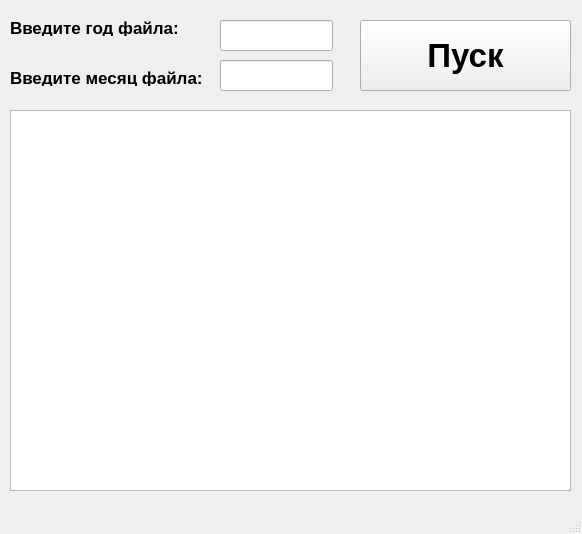
<?xml version="1.0" encoding="UTF-8"?>
<ui version="4.0">
 <class>MainWindow</class>
 <widget class="QMainWindow" name="MainWindow">
  <property name="geometry">
   <rect>
    <x>0</x>
    <y>0</y>
    <width>582</width>
    <height>534</height>
   </rect>
  </property>
  <property name="windowTitle">
   <string>MainWindow</string>
  </property>
  <widget class="QWidget" name="centralwidget">
   <widget class="QPushButton" name="pushButton">
    <property name="geometry">
     <rect>
      <x>360</x>
      <y>20</y>
      <width>211</width>
      <height>71</height>
     </rect>
    </property>
    <property name="font">
     <font>
      <pointsize>25</pointsize>
      <weight>75</weight>
      <bold>true</bold>
      <underline>false</underline>
     </font>
    </property>
    <property name="text">
     <string>Пуск</string>
    </property>
   </widget>
   <widget class="QTextEdit" name="textEdit">
    <property name="geometry">
     <rect>
      <x>10</x>
      <y>110</y>
      <width>561</width>
      <height>381</height>
     </rect>
    </property>
   </widget>
   <widget class="QLabel" name="label">
    <property name="geometry">
     <rect>
      <x>10</x>
      <y>20</y>
      <width>180</width>
      <height>16</height>
     </rect>
    </property>
    <property name="font">
     <font>
      <pointsize>13</pointsize>
      <weight>75</weight>
      <bold>true</bold>
     </font>
    </property>
    <property name="text">
     <string>Введите год файла: </string>
    </property>
   </widget>
   <widget class="QLabel" name="label_2">
    <property name="geometry">
     <rect>
      <x>10</x>
      <y>70</y>
      <width>201</width>
      <height>16</height>
     </rect>
    </property>
    <property name="font">
     <font>
      <pointsize>13</pointsize>
      <weight>75</weight>
      <bold>true</bold>
     </font>
    </property>
    <property name="text">
     <string>Введите месяц файла: </string>
    </property>
   </widget>
   <widget class="QLineEdit" name="lineEdit">
    <property name="geometry">
     <rect>
      <x>220</x>
      <y>20</y>
      <width>113</width>
      <height>31</height>
     </rect>
    </property>
   </widget>
   <widget class="QLineEdit" name="lineEdit_2">
    <property name="geometry">
     <rect>
      <x>220</x>
      <y>60</y>
      <width>113</width>
      <height>31</height>
     </rect>
    </property>
   </widget>
  </widget>
  <widget class="QMenuBar" name="menubar">
   <property name="geometry">
    <rect>
     <x>0</x>
     <y>0</y>
     <width>582</width>
     <height>21</height>
    </rect>
   </property>
  </widget>
  <widget class="QStatusBar" name="statusbar"/>
 </widget>
 <resources/>
 <connections/>
</ui>
